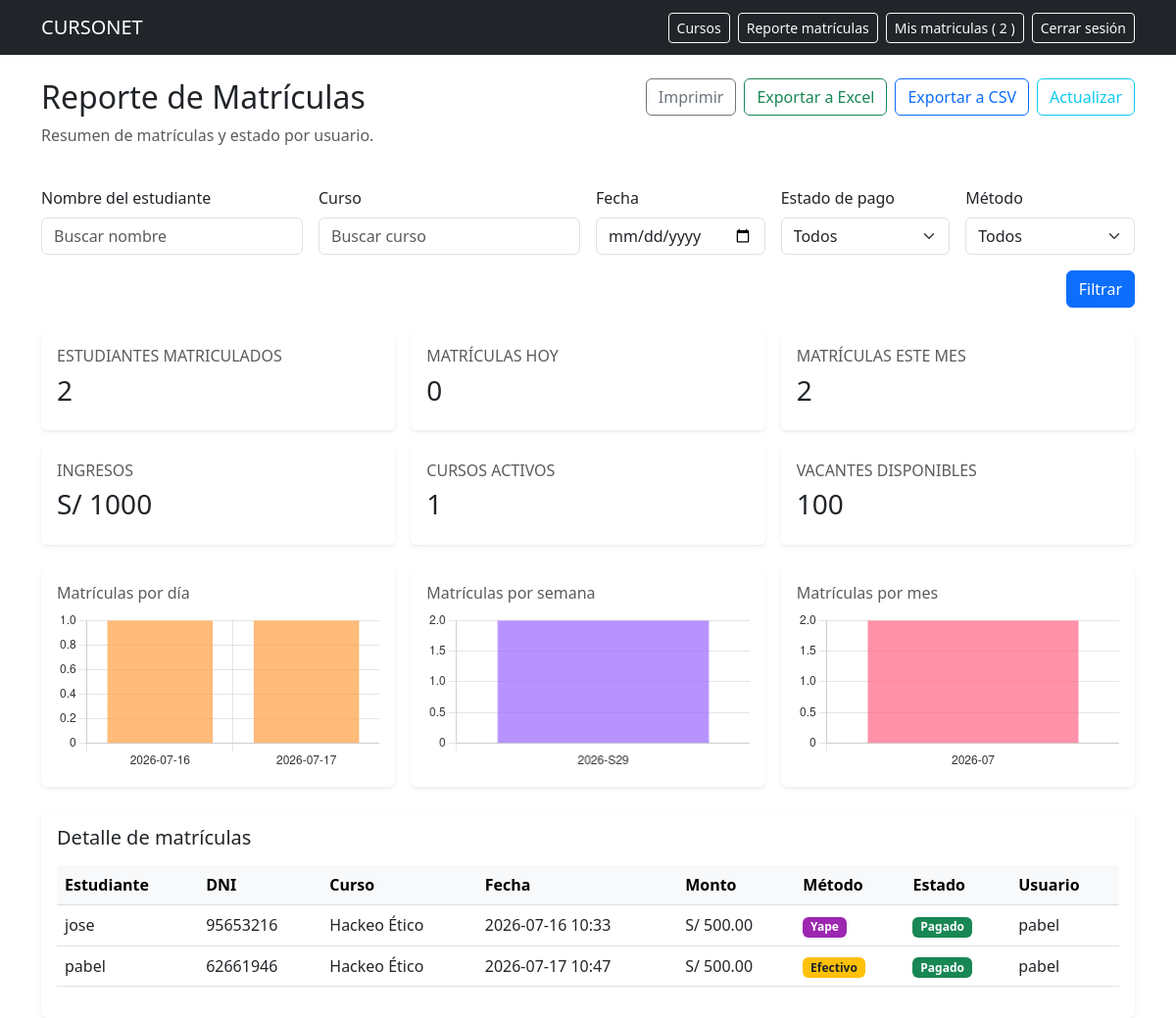
Page /reporte-matriculas/ (signed in) on the earlier database version.
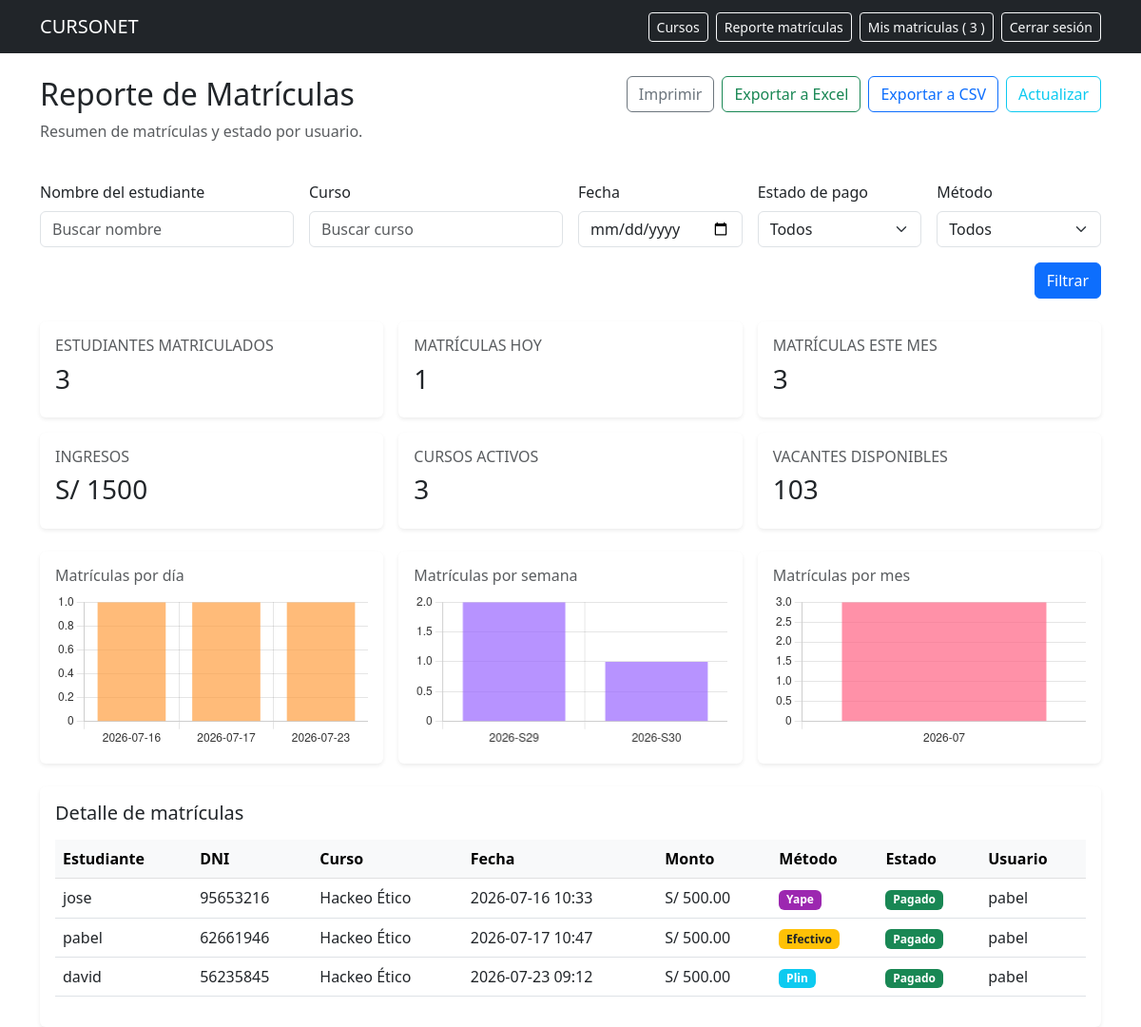
Same page on the later database version.
### pedidos/models.py (models this page shows, shortened)
class Pedido(models.Model):  # O como se llame tu clase de pedidos
    class Meta:
        verbose_name = "Matrícula"
        verbose_name_plural = "Matrículas"
    usuario = models.ForeignKey(User, on_delete=models.CASCADE)
    estudiante_nombre = models.CharField(max_length=150, blank=True, null=True)
    documento = models.CharField(max_length=50, blank=True, null=True)
    telefono = models.CharField(max_length=50, blank=True, null=True)
    email = models.EmailField(blank=True, null=True)
    productos = models.ManyToManyField(Producto, through="DetallePedido")
    fecha = models.DateTimeField(auto_now_add=True)
    total = models.DecimalField(max_digits=8, decimal_places=2)
    METODO_CHOICES = [
        ("efectivo", "Efectivo"),
        ("yape", "Yape"),
        ("plin", "Plin"),
        ("transferencia", "Transferencia"),
        ("tarjeta", "Tarjeta"),
    ]
    metodo_pago = models.CharField(max_length=20, choices=METODO_CHOICES, default="transferencia")
    referencia_pago = models.CharField(max_length=120, blank=True, null=True)
    ESTADO_PAGO_CHOICES = [
        ("pagado", "Pagado"),
        ("pendiente", "Pendiente"),
    ]
    estado_pago = models.CharField(max_length=20, choices=ESTADO_PAGO_CHOICES, default="pagado")

class Producto(models.Model):
    class Meta:
        verbose_name = "Curso"
        verbose_name_plural = "Cursos"
    nombre = models.CharField(max_length=100, verbose_name="Nombre")
    precio = models.DecimalField(max_digits=6, decimal_places=2, verbose_name="Precio")
    stock = models.IntegerField(verbose_name="Vacantes")
    activo = models.BooleanField(default=True, verbose_name="Activo")
    categoria = models.ForeignKey(Categoria, on_delete=models.SET_NULL, null=True, verbose_name="Categoría")

### pedidos/views.py (the view, shortened to what this page needs)
# urls.py: path("reporte-matriculas/", views.reporte_matriculas, name="reporte_matriculas"),
@login_required
def reporte_matriculas(request):
    nombre = request.GET.get('nombre', '').strip()
    curso = request.GET.get('curso', '').strip()
    fecha = request.GET.get('fecha', '').strip()
    estado = request.GET.get('estado', '').strip()
    metodo = request.GET.get('metodo', '').strip()
    pedidos = Pedido.objects.all().select_related('usuario').prefetch_related('productos')
    if nombre:
        pedidos = pedidos.filter(estudiante_nombre__icontains=nombre)
    if curso:
        pedidos = pedidos.filter(productos__nombre__icontains=curso)
    if fecha:
        try:
            fecha_obj = date.fromisoformat(fecha)
            pedidos = pedidos.filter(fecha__date=fecha_obj)
        except ValueError:
            pass
    if estado:
        pedidos = pedidos.filter(estado_pago=estado)
    if metodo:
        pedidos = pedidos.filter(metodo_pago=metodo)
    pedidos = pedidos.distinct()
    hoy = timezone.localdate()
    primer_dia_mes = hoy.replace(day=1)
    total_estudiantes = Pedido.objects.exclude(estudiante_nombre__isnull=True).exclude(estudiante_nombre__exact='').count()
    total_dia = pedidos.filter(fecha__date=hoy).count()
    total_mes = pedidos.filter(fecha__date__gte=primer_dia_mes).count()
    total_ingresos = pedidos.aggregate(total=Sum('total'))['total'] or Decimal('0.00')
    cursos_activos = Producto.objects.filter(activo=True).count()
    vacantes = Producto.objects.filter(activo=True).aggregate(total_vacantes=Sum('stock'))['total_vacantes'] or 0
    vacantes_por_curso = list(Producto.objects.filter(activo=True).values('nombre', 'stock').order_by('-stock'))
    detail = DetallePedido.objects.filter(pedido__in=pedidos)
    matriculas_por_curso = list(detail.values(producto_nombre=F('producto__nombre')).annotate(count=Count('id')).order_by('-count'))
    ingresos_por_curso = list(detail.values(producto_nombre=F('producto__nombre')).annotate(ingresos=Sum(F('cantidad') * F('producto__precio'))).order_by('-ingresos'))
    pedidos_list = pedidos.order_by('fecha')
    daily = {}
    weekly = {}
    monthly = {}
    for pedido in pedidos_list:
        dia = pedido.fecha.date().isoformat()
        daily[dia] = daily.get(dia, 0) + 1
        week_label = f"{pedido.fecha.isocalendar()[0]}-S{pedido.fecha.isocalendar()[1]}"
        weekly[week_label] = weekly.get(week_label, 0) + 1
        month_label = pedido.fecha.strftime('%Y-%m')
        monthly[month_label] = monthly.get(month_label, 0) + 1
    matriculas_por_dia = [{'periodo': k, 'count': v} for k, v in sorted(daily.items())]
    matriculas_por_semana = [{'periodo': k, 'count': v} for k, v in sorted(weekly.items())]
    matriculas_por_mes = [{'periodo': k, 'count': v} for k, v in sorted(monthly.items())]
    context = {
        'pedidos': pedidos,
        'nombre': nombre,
        'curso': curso,
        'fecha': fecha,
        'estado': estado,
        'metodo': metodo,
        'total_estudiantes': total_estudiantes,
        'total_dia': total_dia,
        'total_mes': total_mes,
        'total_ingresos': total_ingresos,
        'cursos_activos': cursos_activos,
        'vacantes': vacantes,
        'vacantes_por_curso': vacantes_por_curso,
        'matriculas_por_curso': matriculas_por_curso,
        'ingresos_por_curso': ingresos_por_curso,
        'matriculas_por_dia': matriculas_por_dia,
        'matriculas_por_semana': matriculas_por_semana,
        'matriculas_por_mes': matriculas_por_mes,
    }
    return render(request, "pedidos/reporte_matriculas.html", context)

### pedidos/templates/pedidos/reporte_matriculas.html (shortened to what the changed rows need)
{% extends 'base.html' %}
{% block content %}
<div class="report-page position-relative">
    <div class="content-card report-content">
    <div class="d-flex flex-column flex-md-row justify-content-between align-items-start gap-3 mb-4">
        <div>
            <h2>Reporte de Matrículas</h2>
        </div>
    </div>
    <div class="row row-cols-1 row-cols-md-3 g-3 mb-4">
        <div class="col">
            <div class="card border-0 shadow-sm h-100">
                <div class="card-body">
                    <h6 class="text-uppercase text-muted">Estudiantes matriculados</h6>
                    <h3>{{ total_estudiantes }}</h3>
                </div>
            </div>
        </div>
        <div class="col">
            <div class="card border-0 shadow-sm h-100">
                <div class="card-body">
                    <h6 class="text-uppercase text-muted">Matrículas hoy</h6>
                    <h3>{{ total_dia }}</h3>
                </div>
            </div>
        </div>
        <div class="col">
            <div class="card border-0 shadow-sm h-100">
                <div class="card-body">
                    <h6 class="text-uppercase text-muted">Matrículas este mes</h6>
                    <h3>{{ total_mes }}</h3>
                </div>
            </div>
        </div>
        <div class="col">
            <div class="card border-0 shadow-sm h-100">
                <div class="card-body">
                    <h6 class="text-uppercase text-muted">Ingresos</h6>
                    <h3>S/ {{ total_ingresos }}</h3>
                </div>
            </div>
        </div>
        <div class="col">
            <div class="card border-0 shadow-sm h-100">
                <div class="card-body">
                    <h6 class="text-uppercase text-muted">Cursos activos</h6>
                    <h3>{{ cursos_activos }}</h3>
                </div>
            </div>
        </div>
        <div class="col">
            <div class="card border-0 shadow-sm h-100">
                <div class="card-body">
                    <h6 class="text-uppercase text-muted">Vacantes disponibles</h6>
                    <h3>{{ vacantes }}</h3>
                </div>
            </div>
        </div>
    </div>
    <div class="row g-3 mb-4">
        <div class="col-12 col-lg-4">
            <div class="card border-0 shadow-sm p-3">
                <h6 class="text-muted">Matrículas por día</h6>
                <canvas id="chartDia"></canvas>
            </div>
        </div>
        <div class="col-12 col-lg-4">
            <div class="card border-0 shadow-sm p-3">
                <h6 class="text-muted">Matrículas por semana</h6>
                <canvas id="chartSemana"></canvas>
            </div>
        </div>
        <div class="col-12 col-lg-4">
            <div class="card border-0 shadow-sm p-3">
                <h6 class="text-muted">Matrículas por mes</h6>
                <canvas id="chartMes"></canvas>
            </div>
        </div>
    </div>
    <div class="card border-0 shadow-sm">
        <div class="card-body">
            <div class="table-responsive">
                <table class="table table-hover align-middle">
                    <thead class="table-light">
                        <tr>
                            <th>Estudiante</th>
                            <th>DNI</th>
                            <th>Curso</th>
                            <th>Fecha</th>
                            <th>Monto</th>
                            <th>Método</th>
                            <th>Estado</th>
                            <th>Usuario</th>
                        </tr>
                    </thead>
                    <tbody>
                        {% for pedido in pedidos %}
                        <tr>
                            <td>{{ pedido.estudiante_nombre }}</td>
                            <td>{{ pedido.documento }}</td>
                            <td>{% for curso in pedido.productos.all %}{{ curso.nombre }}{% if not forloop.last %}, {% endif %}{% endfor %}</td>
                            <td>{{ pedido.fecha|date:"Y-m-d H:i" }}</td>
                            <td>S/ {{ pedido.total }}</td>
                            <td>
                                {% if pedido.metodo_pago == 'yape' %}
                                    <span class="badge" style="background-color: #9C27B0;">Yape</span>
                                {% elif pedido.metodo_pago == 'plin' %}
                                    <span class="badge bg-info">Plin</span>
                                {% elif pedido.metodo_pago == 'efectivo' %}
                                    <span class="badge bg-warning text-dark">Efectivo</span>
                                {% elif pedido.metodo_pago == 'transferencia' %}
                                    <span class="badge bg-secondary">Transferencia</span>
                                {% elif pedido.metodo_pago == 'tarjeta' %}
                                    <span class="badge" style="background-color: #87CEEB;">Tarjeta</span>
                                {% endif %}
                            </td>
                            <td>
                                {% if pedido.estado_pago == 'pagado' %}
                                    <span class="badge bg-success">Pagado</span>
                                {% else %}
                                    <span class="badge bg-danger">Pendiente</span>
                                {% endif %}
                            </td>
                            <td>{{ pedido.usuario.username }}</td>
                        </tr>
                        {% empty %}
                        <tr>
                            <td colspan="8" class="text-center py-4">No se encontraron matrículas.</td>
                        </tr>
                        {% endfor %}
                    </tbody>
                </table>
            </div>
        </div>
    </div>
</div>
<script>
const matriculasPorDia = {{ matriculas_por_dia|safe }};
const matriculasPorSemana = {{ matriculas_por_semana|safe }};
const matriculasPorMes = {{ matriculas_por_mes|safe }};
function buildChart(elementId, labels, data, label, color) {
    const ctx = document.getElementById(elementId).getContext('2d');
    return new Chart(ctx, {
        type: 'bar',
        data: {
            labels: labels,
            datasets: [{
                label: label,
                data: data,
                backgroundColor: color,
            }],
        },
        options: {
            responsive: true,
            plugins: {
                legend: { display: false },
            },
            scales: {
                x: { ticks: { color: '#333' } },
                y: { ticks: { color: '#333' } },
            },
        },
    });
}
buildChart(
    'chartDia',
    matriculasPorDia.map(item => item.periodo),
    matriculasPorDia.map(item => item.count),
    'Por día',
    'rgba(255, 159, 64, 0.7)'
);
buildChart(
    'chartSemana',
    matriculasPorSemana.map(item => item.periodo),
    matriculasPorSemana.map(item => item.count),
    'Por semana',
    'rgba(153, 102, 255, 0.7)'
);
buildChart(
    'chartMes',
    matriculasPorMes.map(item => item.periodo),
    matriculasPorMes.map(item => item.count),
    'Por mes',
    'rgba(255, 99, 132, 0.7)'
);
</script>
{% endblock %}

### pedidos/templates/base.html (shortened to what this page needs)
<!DOCTYPE html>
<html>
<head>
    <link href="https://cdn.jsdelivr.net/npm/bootstrap@5.3.0/dist/css/bootstrap.min.css" rel="stylesheet">
</head>
<body>
<nav class="navbar navbar-expand-lg navbar-dark bg-dark">
    <div class="container">
        <a class="navbar-brand" href="{% url 'inicio' %}">CURSONET</a>
        <div class="d-flex gap-2 align-items-center">
            <a class="btn btn-outline-light btn-sm" href="{% url 'lista_productos' %}">Cursos</a>
            <a class="btn btn-outline-light btn-sm" href="{% url 'reporte_matriculas' %}">Reporte matrículas</a>
            <a class="btn btn-outline-light btn-sm" href="{% url 'mis_pedidos' %}">Mis matriculas (
                {% if request.user.is_authenticated %}
                    {{ request.user.pedido_set.count }}
                {% else %}
                    {% if request.session.cart %}
                        {{ request.session.cart|length }}
                    {% else %}
                        0
                    {% endif %}
                {% endif %}
            )</a>
            <a class="btn btn-outline-light btn-sm" href="{% url 'logout' %}">Cerrar sesión</a>
        </div>
    </div>
</nav>
<div class="container mt-4">
    {% block content %}{% endblock %}
</div>
</body>
</html>

Differences in the rows shown:
added Pedido: estudiante_nombre "david", documento "56235845", fecha "2026-07-23 09:12", total "500.00", metodo_pago "Plin", estado_pago "Pagado", usuario.username "pabel", Producto (nombre "Hackeo Ético")
Other differences:
{{ request.user.pedido_set.count }}: "2" → "3"
{{ total_estudiantes }}: "2" → "3"
{{ total_dia }}: "0" → "1"
{{ total_mes }}: "2" → "3"
{{ total_ingresos }}: "1000" → "1500"
{{ cursos_activos }}: "1" → "3"
{{ vacantes }}: "100" → "103"
chart data {{ matriculas_por_dia|safe }}: [{'periodo': '2026-07-16', 'count': 1}, {'periodo': '2026-07-17', 'count': 1}] → [{'periodo': '2026-07-16', 'count': 1}, {'periodo': '2026-07-17', 'count': 1}, {'periodo': '2026-07-23', 'count': 1}]
chart data {{ matriculas_por_mes|safe }}: [{'periodo': '2026-07', 'count': 2}] → [{'periodo': '2026-07', 'count': 3}]
